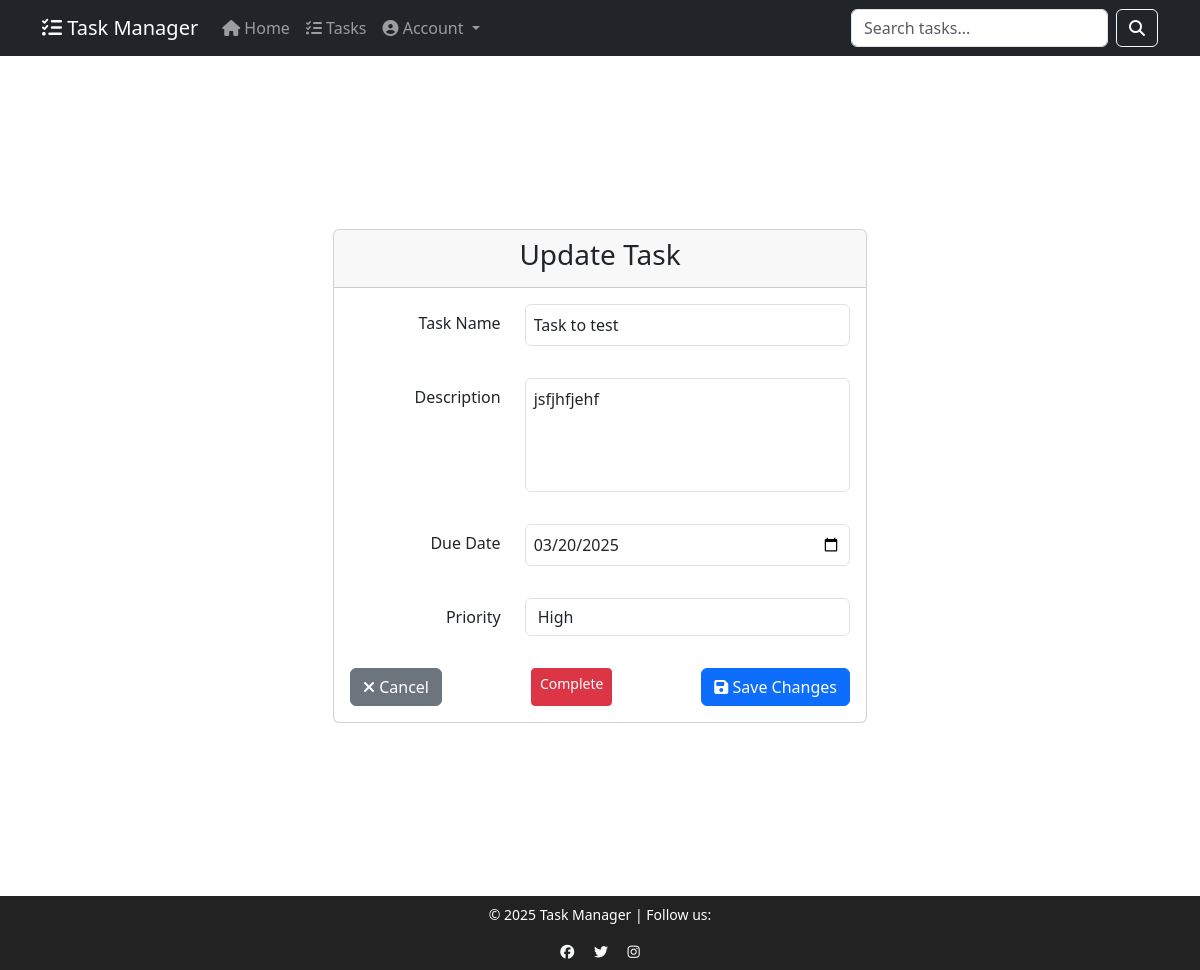
The page /taskmanager/update/8 (signed in) on the database its author committed.
### taskmanager/models.py (models this page shows, shortened)
class Taskmodel(models.Model):
    task_name = models.CharField(max_length=50)
    task_description = models.TextField(max_length=100)
    created_date = models.DateTimeField(auto_now_add=True)
    due_date=models.DateTimeField()
    priority_level = [
         ('Low', 'Low'),
        ('Medium', 'Medium'),
        ('High', 'High'),
    ]
    priority = models.CharField(max_length=20,choices=priority_level)
    point = models.IntegerField(default=0)
    status = models.BooleanField(default=False)
    user = models.ForeignKey(User,on_delete=models.CASCADE)

### taskmanager/views.py (the view, shortened to what this page needs)
# urls.py: path("taskmanager/update/<int:pk>",TaskupdateView.as_view(),name="update"),
@method_decorator(is_login, name='dispatch')
@method_decorator(is_user, name='dispatch')
class TaskupdateView(View):
    def get(self,request,**kwargs):
        id= kwargs.get("pk")
        data= Taskmodel.objects.get(id=id)
        form= TaskUpdateForm(instance=data)
        return render(request,"update.html",{"form":form})

### taskmanager/forms.py
class TaskUpdateForm(forms.ModelForm):
    PRIORITY_CHOICES = [
        ('Low', 'Low'),
        ('Medium', 'Medium'),
        ('High', 'High'),
    ]
    priority = forms.ChoiceField(
        choices=PRIORITY_CHOICES,
        widget=forms.Select(attrs={"class": "form-control mb-3"})
    )
    class Meta:
        model = Taskmodel
        fields = ['task_name', 'task_description', 'due_date', 'priority','status']
        widgets = {
            'task_name': forms.TextInput(attrs={
                "class": "form-control mb-3 p-2",
                "placeholder": "Enter task name"
            }),
            'task_description': forms.Textarea(attrs={
                "class": "form-control mb-3 p-2",
                "rows": 4,
                "style": "resize: none;",
                "placeholder": "Enter task details"
            }),
            'due_date': forms.DateInput(attrs={
                "class": "form-control mb-3 p-2",
                "type": "date"
            }),
        }

### taskmanager/views.py (called while the page is built)
def is_login(fn):
    def wrapper(request, *args, **kwargs):  # Accept extra args
        if not request.user.is_authenticated:
            return redirect("login")
        return fn(request, *args, **kwargs)  # Pass args to view
    return wrapper

def is_user(fn):
    def wrapper(request, *args, **kwargs):  # Accept extra args
        id = kwargs.get("pk")
        data = Taskmodel.objects.get(id=id)
        if data.user == request.user:
            return fn(request, *args, **kwargs)  # Pass args to view
        return redirect("login")
    return wrapper

### taskmanager/templates/update.html (shortened to what this page needs)
{% extends "base.html" %}
{% block content %}
<div class="container d-flex justify-content-center align-items-center vh-100">
    <div class="row justify-content-center w-100">
        <div class="col-md-6">
            <div class="card" style="max-height: 90vh; overflow-y: auto;">
                <div class="card-header">
                    <h3>Update Task</h3>
                </div>
                <div class="card-body">
                    <form method="POST">
                        <div class="mb-3 row">
                            <label class="col-sm-4 col-form-label text-end">Task Name</label>
                            <div class="col-sm-8">
                                {{ form.task_name }}
                            </div>
                        </div>
                        <div class="mb-3 row">
                            <label class="col-sm-4 col-form-label text-end">Description</label>
                            <div class="col-sm-8">
                                {{ form.task_description }}
                            </div>
                        </div>
                        <div class="mb-3 row">
                            <label class="col-sm-4 col-form-label text-end">Due Date</label>
                            <div class="col-sm-8">
                                {{ form.due_date }}
                            </div>
                        </div>
                        <div class="mb-3 row">
                            <label class="col-sm-4 col-form-label text-end">Priority</label>
                            <div class="col-sm-8">
                                {{ form.priority }}
                            </div>
                        </div>
                        <div class="d-flex justify-content-between">
                            <a href="{% url 'all_task' %}" class="btn btn-secondary">
                                <i class="fas fa-times"></i> Cancel
                            </a>
                            {% if form.instance.status == False %}
                    <td>
                        <a href="{% url 'complete'  pk=form.instance.id  %}" class="btn btn-danger btn-sm">Complete</a>
                    </td>
                {% else %}
                    <td><span class="badge bg-success">Completed</span></td>
                {% endif %}
                            <button type="submit" class="btn btn-primary">
                                <i class="fas fa-save"></i> Save Changes
                            </button>
                        </div>
                    </form>
                </div>
            </div>
        </div>
    </div>
</div>
{% endblock %}

### taskmanager/templates/base.html (style rules this page uses)
html, body { height: 100%; display: flex; flex-direction: column; }

### rows shown on the page
Taskmodel: task_name "Task to test", task_description "jsfjhfjehf", due_date "03/20/2025", priority "High"
